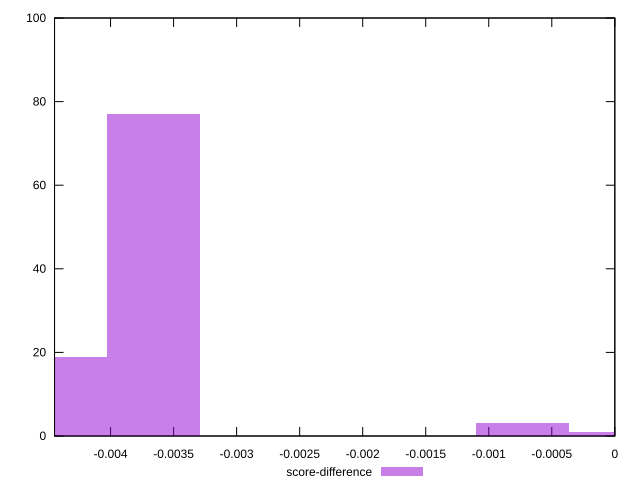

The script that saved this image:
reset

$scoreDifference <<EOF
-0.004391442845956811 19
-0.0007319071409928019 3
-0.0036595357049640097 77
0 1
EOF

set key outside below
set boxwidth 0.0007319071409928019
set xrange [-0.004444444444444362:0]
set yrange [0:100]
set trange [0:100]
set style fill transparent solid 0.5 noborder
set terminal svg size 640, 490 enhanced background rgb 'white'
set output "report_00008_2021-01-22T20:58:29.167/uses-rel-preload/samples/pages+cached+noadtech/score-difference/histogram.svg"

plot $scoreDifference title "score-difference" with boxes

reset
